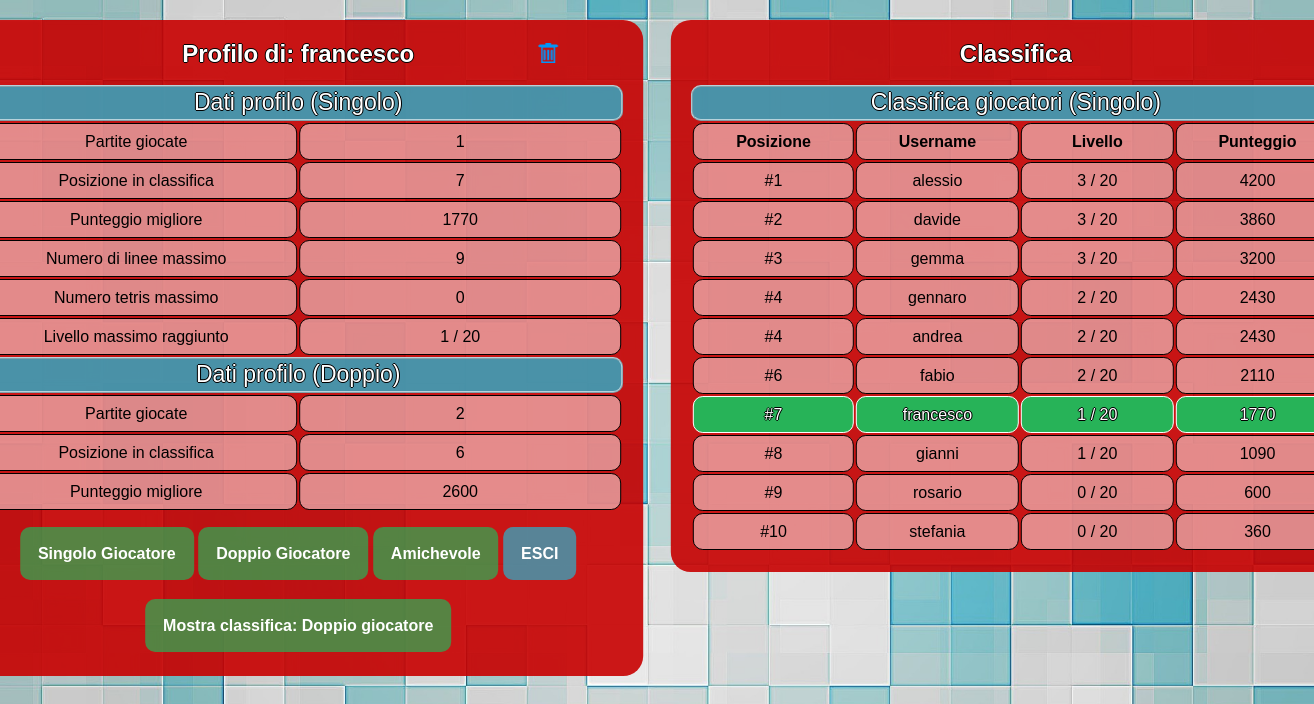
The app's page /php/profile.php?ranking=1 (signed in) with its own data.
### tables this page shows
CREATE TABLE `user` (
  `userId` int(11) NOT NULL AUTO_INCREMENT,
  `email` varchar(255) NOT NULL,
  `username` varchar(32) NOT NULL,
  `password` varchar(32) NOT NULL,
  `gamesPlayed1` int(11) DEFAULT '0',
  `rank1` int(11) DEFAULT '0',
  `bestScore1` int(11) DEFAULT '0',
  `highestLinesCleared` int(11) DEFAULT '0',
  `highestTetris` int(11) DEFAULT '0',
  `highestLevel` int(11) DEFAULT '0',
  `gamesPlayed2` int(11) DEFAULT '0',
  `rank2` int(11) DEFAULT '0',
  `bestScore2` int(11) DEFAULT '0',
  PRIMARY KEY (`userId`),
  UNIQUE KEY `username_UNIQUE` (`username`),
  UNIQUE KEY `email_UNIQUE` (`email`)
);

CREATE TABLE `game1` (
  `id` int(11) NOT NULL AUTO_INCREMENT,
  `playerUsername` varchar(32) NOT NULL,
  `level` int(11) NOT NULL,
  `score` int(32) NOT NULL,
  PRIMARY KEY (`id`)
);

### php/profileData.php (called while the page is built, shortened)
<?php
	include "databaseConnection.php";
	$username = $_SESSION['username'];
	$query = "SELECT gamesPlayed1, rank1, bestScore1, highestLevel, highestLinesCleared, highestTetris, gamesPlayed2, rank2, bestScore2 FROM user WHERE username ='". $username ."'";
	$result = $mysqli->query($query);
	$row = $result->fetch_assoc();
?>

### php/ranking.php (the view, shortened to what this page needs)
<?php
	include "databaseConnection.php";
	if ($rankingType == 1)
		$query = "SELECT playerUsername, level, score FROM game1 ORDER BY score DESC, level ASC";
	else
		$query = "SELECT playerUsername1, playerUsername2, score FROM game2 ORDER BY score DESC";
	$result = $mysqli->query($query);
	$previusScore = 0;
	$previusIndex = 0;
	$index = 1;
	$style = "style='background-color: rgba(39, 179, 88, 1); color: white; font-weight: 500; text-shadow: -1px 0 black, 0 1px black, 1px 0 black, 0 -1px black;'";
	while ($row = $result->fetch_assoc())
	{
		if ($previusScore == $row['score'])
		{
			if ($rankingType == 1)
			{
				if ($row['playerUsername'] == $username)
				{
					echo "<tr> <td ".$style.">#". $previusIndex;
					echo "<td ".$style.">".$row['playerUsername'];
					echo "<td ".$style.">".$row['level']." / 20";
					echo "<td ".$style.">".$row['score'];
				}
				else
				{
					echo "<tr> <td>#".$previusIndex;
					echo "<td>".$row['playerUsername'];
					echo "<td>".$row['level']." / 20";
					echo "<td>".$row['score'];
				}
			}
			$index++;
		}
		else
		{
			if ($rankingType == 1)
			{
				if ($row['playerUsername'] == $username)
				{
					echo "<tr> <td ".$style.">#". $index;
					echo "<td ".$style.">".$row['playerUsername'];
					echo "<td ".$style.">".$row['level']." / 20";
					echo "<td ".$style.">".$row['score'];
				}
				else
				{
					echo "<tr> <td>#".$index;
					echo "<td>".$row['playerUsername'];
					echo "<td>".$row['level']." / 20";
					echo "<td>".$row['score'];
				}
			}
			$previusIndex = $index;
			$index++;
		}
		$previusScore = $row['score'];
	}
?>

### php/profile.php (shortened to what this page needs)
<?php
	include "profileData.php";
	$rankingType = $_GET['ranking'];
?>
<!DOCTYPE html>
<html lang="it">
	<head>
		<link rel="stylesheet" href="../css/profile.css" type="text/css" media="screen">
	</head>
	<body>
		<section id="profileData">
			<div id="username">
				<?php
					echo "<h2>Profilo di: ".$username."</h2>";
				?>
				<button title="Elimina Account" id="deleteAccount" onclick="createDeleteAccountPopup()"></button>
			</div>
			<table>
				<caption>Dati profilo (Singolo)</caption>
				<colgroup><col><col>
				<tbody>
					<tr>
						<td>Partite giocate
						<td>
							<?php
								echo $row['gamesPlayed1'];
							?>
					<tr>
						<td>Posizione in classifica
						<td>
							<?php
								if ($row['rank1'] == 0)
									echo "NON CLASSIFICATO";
								else
									echo $row['rank1'];
							?>
					<tr>
						<td>Punteggio migliore
						<td>
							<?php
								echo $row['bestScore1'];
							?>
					<tr>
						<td>Numero di linee massimo
						<td>
							<?php
								echo $row['highestLinesCleared'];
							?>
					<tr>
						<td>Numero tetris massimo
						<td>
							<?php
								echo $row['highestTetris'];
							?>
					<tr>
						<td>Livello massimo raggiunto
						<td>
							<?php
								echo $row['highestLevel']." / 20";
							?>
				</tbody>
			</table>
			<table>
				<caption>Dati profilo (Doppio)</caption>
				<colgroup><col><col>
				<tbody>
					<tr>
						<td>Partite giocate
						<td>
							<?php
								echo $row['gamesPlayed2'];
							?>
					<tr>
						<td>Posizione in classifica
						<td>
							<?php
								if ($row['rank2'] == 0)
									echo "NON CLASSIFICATO";
								else
									echo $row['rank2'];
							?>
					<tr>
						<td>Punteggio migliore
						<td>
							<?php
								echo $row['bestScore2'];
							?>
				</tbody>
			</table>
			<div class="buttons">
				<a class="gameLink"  href="game.php?gameMode=0">Singolo Giocatore</a>
				<a class="gameLink"  href="game.php?gameMode=1">Doppio Giocatore</a>
				<a class="gameLink" href="game.php?gameMode=2">Amichevole</a>
				<a id="logout" href="logout.php">ESCI</a>
			</div>
			<div class="buttons">
				<?php
					if ($rankingType == 1)
						echo '<a class="rankingLink" href="profile.php?ranking=2">Mostra classifica: Doppio giocatore</a>';
					else if ($rankingType == 2)
						echo '<a class="rankingLink" href="profile.php?ranking=1">Mostra classifica: Singolo giocatore</a>';
				?>
			</div>
		</section>
		<section id="ranking">
			<h2>Classifica</h2>
			<table>
				<caption>
					Classifica giocatori
					<?php
						if ($rankingType == 1)
							echo '(Singolo)';
						else if ($rankingType == 2)
							echo '(Doppio)';
					?>
				</caption>
				<colgroup><col><col>
					<?php
						echo '<col><col>';
					?>
				<thead>
					<tr>
						<th>Posizione</th>
						<?php
							if ($rankingType == 1)
							{
								echo '<th>Username</th>';
								echo '<th>Livello</th>';
							}
							else if ($rankingType == 2)
							{
								echo '<th>Username 1</th>';
								echo '<th>Username 2</th>';
							}
						?>
						<th>Punteggio</th>
				</thead>
				<tbody>
					<?php
						include "ranking.php";
					?>
				</tbody>
			</table>
		</section>
	</body>
</html>

### css/profile.css (style rules this page uses)
body { text-align: center; font-family: Tahoma, Geneva, sans-serif; background-image: url('../img/tetris_background.jpg'); background-size: cover; }
section { width: 650px; border-radius: 20px; background-color: rgba(200, 0, 0, 0.9); padding:20px; }
#profileData { position: absolute; left: 50%; top: 20px; transform: translate(-102%, 0%); }
#ranking { position: absolute; left: 50%; top: 20px; transform: translate(2%, 0%); }
#username { position: relative; height: 45px; }
h2 { height: 30px; margin-top: 0px; margin-bottom: 15px; color: white; text-shadow: -1px 0 black, 0 1px black, 1px 0 black, 0 -1px black; }
#deleteAccount { position: relative; top: -45px; left: 250px; width: 24px; height: 24px; border: none; background-color: transparent; background-image: url('../img/trash_can.png'); }
table { width: 650px; }
caption { height: 28px; padding: 2px; border-radius: 10px; border: ridge; border-width: 2px; border-color: rgba(255, 255, 255, 0.6); font-size: 23px; color: white; text-shadow: -1px 0 black, 0 1px black, 1px 0 black, 0 -1px black; background-color: rgba(60, 160, 184, 0.9); }
td, th { height: 35px; width: 200px; border: solid thin; border-radius: 10px; text-align: center; padding: 0; background-color: rgba(255, 255, 255, 0.5); }
a { position: relative; top: 18px; padding: 18px; border-radius: 10px; font-weight: bolder; text-decoration: none; }
.buttons { position: relative; height: 57px; margin: 15px 0px 0px 0px; }
.gameLink, .rankingLink { color: white; background-color: rgba(39, 179, 88, 0.7); }
#logout { border-color: white; color: white; background-color: rgba(60, 160, 184, 0.8); }

### records on screen
user: gamesPlayed1 "1", rank1 "7", bestScore1 "1770", highestLinesCleared "9", highestTetris "0", highestLevel "1", gamesPlayed2 "2", rank2 "6", bestScore2 "2600"
game1: playerUsername "alessio", level "3", score "4200"
game1: playerUsername "davide", level "3", score "3860"
game1: playerUsername "gemma", level "3", score "3200"
game1: playerUsername "gennaro", level "2", score "2430"
game1: previusIndex "4", playerUsername "andrea", level "2", score "2430"
game1: playerUsername "fabio", level "2", score "2110"
game1: playerUsername "francesco", level "1", score "1770"
game1: playerUsername "gianni", level "1", score "1090"
game1: playerUsername "rosario", level "0", score "600"
game1: playerUsername "stefania", level "0", score "360"

### other values on screen
$username "francesco"
